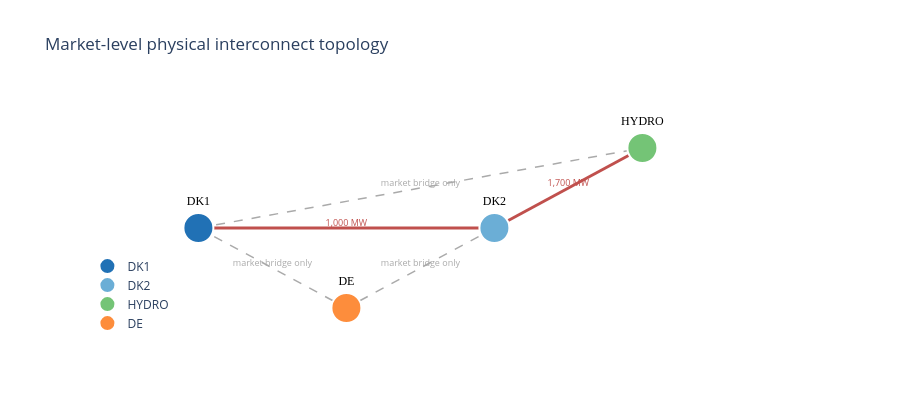

The notebook cell saved with this chart:
### Code cell
# Visualise the market-level topology (interactive Plotly)
pos = {"DK1": (0, 1), "DK2": (1, 1), "HYDRO": (1.5, 2), "DE": (0.5, 0)}
node_colors = {"DK1": "#2171b5", "DK2": "#6baed6", "HYDRO": "#74c476", "DE": "#fd8d3c"}
edges_top = [
    ("DK1","DK2",  "1,000 MW", "#c0504d", True),
    ("DK2","HYDRO","1,700 MW", "#c0504d", True),
    ("DK1","DE",   "market bridge only", "#aaaaaa", False),
    ("DK2","DE",   "market bridge only", "#aaaaaa", False),
    ("DK1","HYDRO","market bridge only", "#aaaaaa", False),
]

fig = go.Figure()
for src, dst, label, color, is_hour in edges_top:
    x0, y0 = pos[src]; x1, y1 = pos[dst]
    fig.add_trace(go.Scatter(
        x=[x0, (x0+x1)/2, x1], y=[y0, (y0+y1)/2, y1], mode='lines+text',
        line=dict(color=color, width=3 if is_hour else 1.5, dash='solid' if is_hour else 'dash'),
        text=["", label, ""], textposition="top center", textfont=dict(size=9, color=color),
        showlegend=False, hoverinfo='skip',
    ))
for name, (x_, y_) in pos.items():
    fig.add_trace(go.Scatter(
        x=[x_], y=[y_], mode='markers+text',
        marker=dict(size=30, color=node_colors[name], line=dict(width=2, color='white')),
        text=[name], textposition="top center", textfont=dict(size=12, color='black', family='Arial Black'),
        name=name, hovertemplate=f"<b>{name}</b><extra></extra>",
    ))
fig.update_layout(
    title="Market-level physical interconnect topology",
    xaxis=dict(visible=False, range=[-0.4, 2.1]),
    yaxis=dict(visible=False, range=[-0.4, 2.6]),
    height=420, showlegend=True,
    legend=dict(x=0.01, y=0.01),
    plot_bgcolor='white',
)
fig.show()

### Figure 1 — Plotly figure (JSON) as saved in the notebook; plotly's stock layout.template omitted (floating-point values rounded to 4 significant figures)
{"data": [{"hoverinfo": "skip", "line": {"color": "#c0504d", "dash": "solid", "width": 3}, "mode": "lines+text", "showlegend": false, "text": ["", "1,000 MW", ""], "textfont": {"color": "#c0504d", "size": 9}, "textposition": "top center", "type": "scatter", "x": [0, 0.5, 1], "y": [1, 1.0, 1]}, {"hoverinfo": "skip", "line": {"color": "#c0504d", "dash": "solid", "width": 3}, "mode": "lines+text", "showlegend": false, "text": ["", "1,700 MW", ""], "textfont": {"color": "#c0504d", "size": 9}, "textposition": "top center", "type": "scatter", "x": [1, 1.25, 1.5], "y": [1, 1.5, 2]}, {"hoverinfo": "skip", "line": {"color": "#aaaaaa", "dash": "dash", "width": 1.5}, "mode": "lines+text", "showlegend": false, "text": ["", "market bridge only", ""], "textfont": {"color": "#aaaaaa", "size": 9}, "textposition": "top center", "type": "scatter", "x": [0, 0.25, 0.5], "y": [1, 0.5, 0]}, {"hoverinfo": "skip", "line": {"color": "#aaaaaa", "dash": "dash", "width": 1.5}, "mode": "lines+text", "showlegend": false, "text": ["", "market bridge only", ""], "textfont": {"color": "#aaaaaa", "size": 9}, "textposition": "top center", "type": "scatter", "x": [1, 0.75, 0.5], "y": [1, 0.5, 0]}, {"hoverinfo": "skip", "line": {"color": "#aaaaaa", "dash": "dash", "width": 1.5}, "mode": "lines+text", "showlegend": false, "text": ["", "market bridge only", ""], "textfont": {"color": "#aaaaaa", "size": 9}, "textposition": "top center", "type": "scatter", "x": [0, 0.75, 1.5], "y": [1, 1.5, 2]}, {"hovertemplate": "<b>DK1</b><extra></extra>", "marker": {"color": "#2171b5", "line": {"color": "white", "width": 2}, "size": 30}, "mode": "markers+text", "name": "DK1", "text": ["DK1"], "textfont": {"color": "black", "family": "Arial Black", "size": 12}, "textposition": "top center", "type": "scatter", "x": [0], "y": [1]}, {"hovertemplate": "<b>DK2</b><extra></extra>", "marker": {"color": "#6baed6", "line": {"color": "white", "width": 2}, "size": 30}, "mode": "markers+text", "name": "DK2", "text": ["DK2"], "textfont": {"color": "black", "family": "Arial Black", "size": 12}, "textposition": "top center", "type": "scatter", "x": [1], "y": [1]}, {"hovertemplate": "<b>HYDRO</b><extra></extra>", "marker": {"color": "#74c476", "line": {"color": "white", "width": 2}, "size": 30}, "mode": "markers+text", "name": "HYDRO", "text": ["HYDRO"], "textfont": {"color": "black", "family": "Arial Black", "size": 12}, "textposition": "top center", "type": "scatter", "x": [1.5], "y": [2]}, {"hovertemplate": "<b>DE</b><extra></extra>", "marker": {"color": "#fd8d3c", "line": {"color": "white", "width": 2}, "size": 30}, "mode": "markers+text", "name": "DE", "text": ["DE"], "textfont": {"color": "black", "family": "Arial Black", "size": 12}, "textposition": "top center", "type": "scatter", "x": [0.5], "y": [0]}], "layout": {"height": 420, "legend": {"x": 0.01, "y": 0.01}, "plot_bgcolor": "white", "showlegend": true, "title": {"text": "Market-level physical interconnect topology"}, "xaxis": {"range": [-0.4, 2.1], "visible": false}, "yaxis": {"range": [-0.4, 2.6], "visible": false}}}
